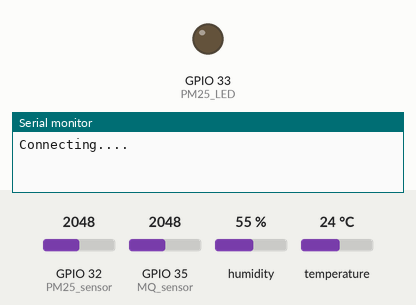
Simulated run of this sketch. Board: ESP32. Shown: output pins drawn as LEDs (lit = HIGH), the last lines printed to the serial monitor. The inputs (shaded band) are chosen by the test bench; at power-on: GPIO 35 (MQ_sensor) = 2048, GPIO 32 (PM25_sensor) = 2048, humidity 55 %, temperature 24 °C. WiFi joins after 1.5 s; servers stay silent unless stated.

Above: at 0.1 s.
At 2.7 s:
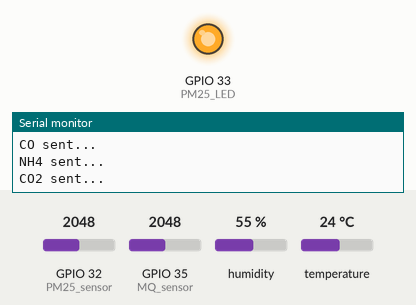
2.8 s: GPIO 35 (MQ_sensor) set to 122
Timing chart, 0 to 5.8 s (numbered marks = the images above; inputs shaded):
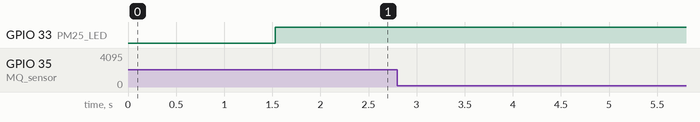

The sketch:

CAQUMOS.ino
```cpp
// CAQUMOS (City Air Quality Monitoring System)

// Libraries
#include <DHT.h>
#include <DHT_U.h>
#include <WiFi.h>
#include <Firebase_ESP_Client.h>
#include "addons/TokenHelper.h"
#include "addons/RTDBHelper.h"

// Pinouts
#define MQ_sensor 35
#define PM25_sensor 32
#define PM25_LED 33
#define DHT11_sensor 23

// Configs
// --- WIFI ---
#define WIFI_SSID "CAQUMOS"
#define WIFI_PASSWORD "CAQUMOS123"
#define API_KEY "AIzaSyAnVjkhiPUXtsexWzpWUVxANJGxaIilqTI"
#define DATABASE_URL "https://city-air-quality-monitor-default-rtdb.asia-southeast1.firebasedatabase.app/"
FirebaseData fbdo; // Firebase Data Object
FirebaseAuth auth; // Firebase Auth Object
FirebaseConfig config;
unsigned long sendDataPrevMillis = 0;
bool signupOK = false;

// --- MQ-135 ---
#define RL 47  //The value of resistor RL is 47K
#define m1 -0.2218 // Slope for CO
#define m2 -0.585 // Slope for NH4
#define m3 -0.3537 // Slope for CO2
#define b1 0.6865 // Intercept for CO
#define b2 1.17 // Intercept for NH4
#define b3 0.717 // Intercept for CO2
#define Ro 30 //Enter found Ro value (BELUM FINAL, NILAI EKSAK NANTI MALAM)
// --- PM2.5 ---
int samplingTime = 280;
int deltaTime = 40;
int sleepTime = 9680;
float voMeasured = 0;
float calcVoltage = 0;
float dustDensity = 0;
// --- DHT11 ---
float hum, temp;
DHT dht(DHT11_sensor, DHT11);

void setup() {
  Serial.begin(9600);

  WiFi.begin(WIFI_SSID, WIFI_PASSWORD);
  Serial.print("Connecting...");
  while(WiFi.status() != WL_CONNECTED){
    Serial.print(".");
    delay(500);
  }
  Serial.println("\nConnected to WiFi:");
  Serial.println(WiFi.localIP());
  Serial.println();

  // Configs
  config.api_key = API_KEY;
  config.database_url = DATABASE_URL;
  if(Firebase.signUp(&config, &auth, "", "")){
    Serial.println("signUp OK");
    signupOK = true;
  } else {
    Serial.printf("%s\n", config.signer.signupError.message.c_str());
  }
  config.token_status_callback = tokenStatusCallback;
  Firebase.begin(&config, &auth);
  Firebase.reconnectWiFi(true);

  pinMode(PM25_LED, OUTPUT);
  dht.begin();
}

void loop() {
  // MQ-135
  float VRL, Rs, ratio;
  VRL = analogRead(MQ_sensor)*(5.0/1023.0); //Measure the voltage drop and convert to 0-5V
  Rs = ((5.0*RL)/VRL)-RL; //Use formula to get Rs value
  ratio = Rs/Ro;  // find ratio Rs/Ro
  float ppm1 = pow(10, ((log10(ratio)-b1)/m1)); //use formula to calculate ppm CO
  float ppm2 = pow(10, ((log10(ratio)-b2)/m2)); //use formula to calculate ppm NH4
  float ppm3 = pow(10, ((log10(ratio)-b3)/m3)); //use formula to calculate ppm CO2
  Serial.print("PPM CO: ");
  Serial.println(ppm1);
  Serial.print("PPM NH4: ");
  Serial.println(ppm2);
  Serial.print("PPM CO2: ");
  Serial.println(ppm3);
  // PM2.5

  digitalWrite(PM25_LED, LOW);
  delayMicroseconds(samplingTime);
  voMeasured = analogRead(PM25_sensor); // read the dust value
  delayMicroseconds(deltaTime);
  digitalWrite(PM25_LED, HIGH); // turn the LED off
  delayMicroseconds(sleepTime);
  // 0 - 5V mapped to 0 - 1023 integer values
  // recover voltage
  calcVoltage = voMeasured * (5.0 / 1024.0);
  // linear eqaution taken from http://www.howmuchsnow.com/arduino/airquality/
  // Chris Nafis (c) 2012
  dustDensity = 170 * calcVoltage - 0.1;
  Serial.print("Dust: ");

  Serial.println(dustDensity); // unit: ug/m3

  // DHT11
  temp = dht.readTemperature();
  hum = dht.readHumidity();
  Serial.print("Temp: ");
  Serial.println(temp);
  Serial.print("Humidity: ");
  Serial.println(hum);

  // FIREBASE
  if(Firebase.ready() && signupOK && (millis() - sendDataPrevMillis > 5000 || sendDataPrevMillis == 0)){
    sendDataPrevMillis = millis();

    // Store data to Realtime Database
    // temp, hum, dustDensity, ppm1, ppm2, ppm3

    if(Firebase.RTDB.setFloat(&fbdo, "Sensor/humidity", hum)){
      Serial.println("Humidity Sent...");
    }else{
      Serial.println("FAILED: " + fbdo.errorReason());
    }

    if(Firebase.RTDB.setFloat(&fbdo, "Sensor/temperature", temp)){
      Serial.println("Temperature Sent...");
    }else{
      Serial.println("FAILED: " + fbdo.errorReason());
    }

    if(Firebase.RTDB.setFloat(&fbdo, "Sensor/pm25", dustDensity)){
      Serial.println("Dust Sent...");
    }else{
      Serial.println("FAILED: " + fbdo.errorReason());
    }

    if(Firebase.RTDB.setFloat(&fbdo, "Sensor/carbon-monoxide", ppm1)){
      Serial.println("CO sent...");
    }else{
      Serial.println("FAILED: " + fbdo.errorReason());
    }

    if(Firebase.RTDB.setFloat(&fbdo, "Sensor/ammonium", ppm2)){
      Serial.println("NH4 sent...");
    }else{
      Serial.println("FAILED: " + fbdo.errorReason());
    }

    if(Firebase.RTDB.setFloat(&fbdo, "Sensor/carbon-dioxide", ppm3)){
      Serial.println("CO2 sent...");
    }else{
      Serial.println("FAILED: " + fbdo.errorReason());
    }
  }
  delay(5000);
}
```
